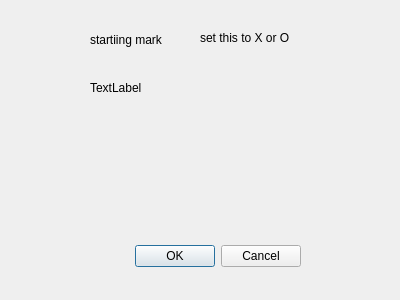
<?xml version="1.0" encoding="UTF-8"?>
<ui version="4.0">
 <class>Dialog</class>
 <widget class="QDialog" name="Dialog">
  <property name="geometry">
   <rect>
    <x>0</x>
    <y>0</y>
    <width>400</width>
    <height>300</height>
   </rect>
  </property>
  <property name="windowTitle">
   <string>Dialog</string>
  </property>
  <widget class="QDialogButtonBox" name="buttonBox">
   <property name="geometry">
    <rect>
     <x>-40</x>
     <y>240</y>
     <width>341</width>
     <height>32</height>
    </rect>
   </property>
   <property name="orientation">
    <enum>Qt::Horizontal</enum>
   </property>
   <property name="standardButtons">
    <set>QDialogButtonBox::Cancel|QDialogButtonBox::Ok</set>
   </property>
  </widget>
  <widget class="QLabel" name="label">
   <property name="geometry">
    <rect>
     <x>90</x>
     <y>30</y>
     <width>81</width>
     <height>20</height>
    </rect>
   </property>
   <property name="text">
    <string>startiing mark</string>
   </property>
  </widget>
  <widget class="QLabel" name="label_2">
   <property name="geometry">
    <rect>
     <x>90</x>
     <y>80</y>
     <width>55</width>
     <height>16</height>
    </rect>
   </property>
   <property name="text">
    <string>TextLabel</string>
   </property>
  </widget>
  <widget class="QLabel" name="label_3">
   <property name="geometry">
    <rect>
     <x>200</x>
     <y>30</y>
     <width>101</width>
     <height>16</height>
    </rect>
   </property>
   <property name="text">
    <string>set this to X or O</string>
   </property>
  </widget>
 </widget>
 <resources/>
 <connections>
  <connection>
   <sender>buttonBox</sender>
   <signal>accepted()</signal>
   <receiver>Dialog</receiver>
   <slot>accept()</slot>
   <hints>
    <hint type="sourcelabel">
     <x>248</x>
     <y>254</y>
    </hint>
    <hint type="destinationlabel">
     <x>157</x>
     <y>274</y>
    </hint>
   </hints>
  </connection>
  <connection>
   <sender>buttonBox</sender>
   <signal>rejected()</signal>
   <receiver>Dialog</receiver>
   <slot>reject()</slot>
   <hints>
    <hint type="sourcelabel">
     <x>316</x>
     <y>260</y>
    </hint>
    <hint type="destinationlabel">
     <x>286</x>
     <y>274</y>
    </hint>
   </hints>
  </connection>
 </connections>
</ui>
